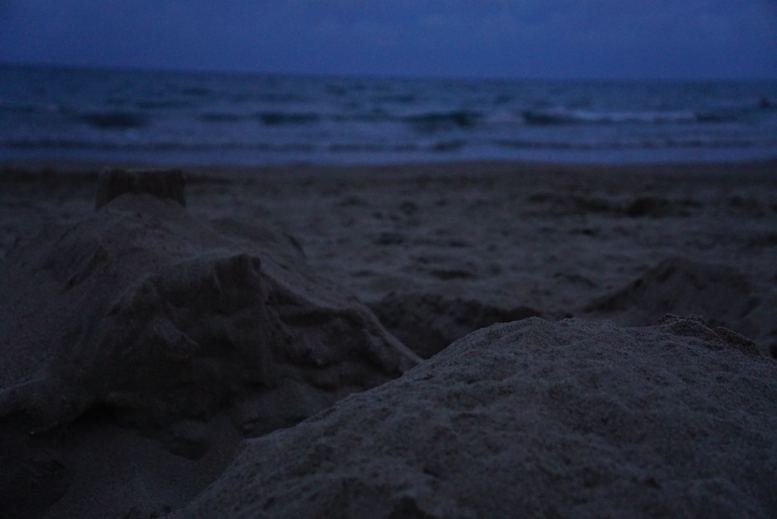
%> input picture ćwiczenia/sam_robie/LAB2/plaza1.png, 777 x 519 px
$ octave plaza_4.m   (GNU Octave 9; MATLAB toolbox functions it lacks are replaced by stand-ins)
%> lines starting %> are read from the running program, lines starting %| are printed output that depends on the picture
img_uint8 = imread('plaza1.png');
%> img_uint8 is the input picture: size 519x777x3 uint8; mean R, G, B 34.7, 42.5, 63.6
obraz = double(img_uint8);

R = obraz(:, :, 1);
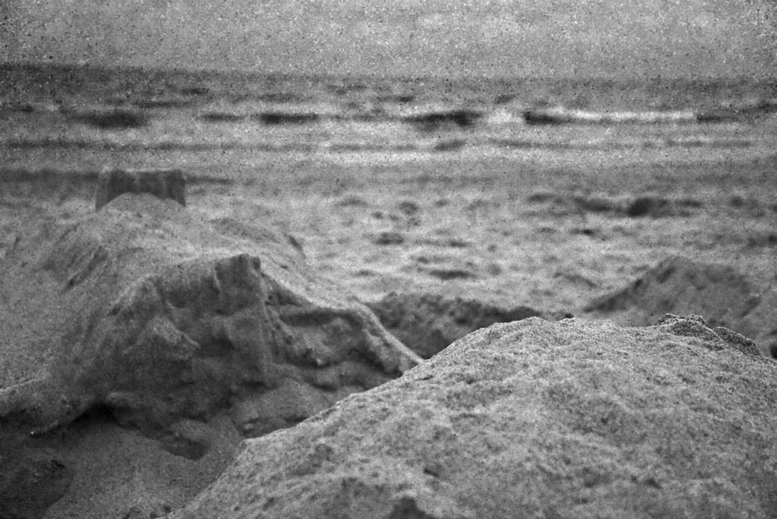
%> R: size 519x777 double; min 2, max 69, mean 34.7; drawn with min black and max white
G = obraz(:, :, 2);
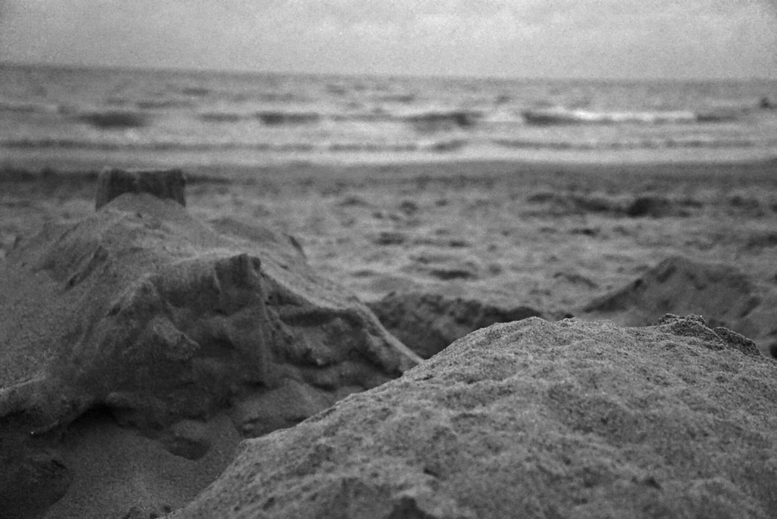
%> G: size 519x777 double; min 2, max 92, mean 42.5; drawn with min black and max white
B = obraz(:, :, 3);
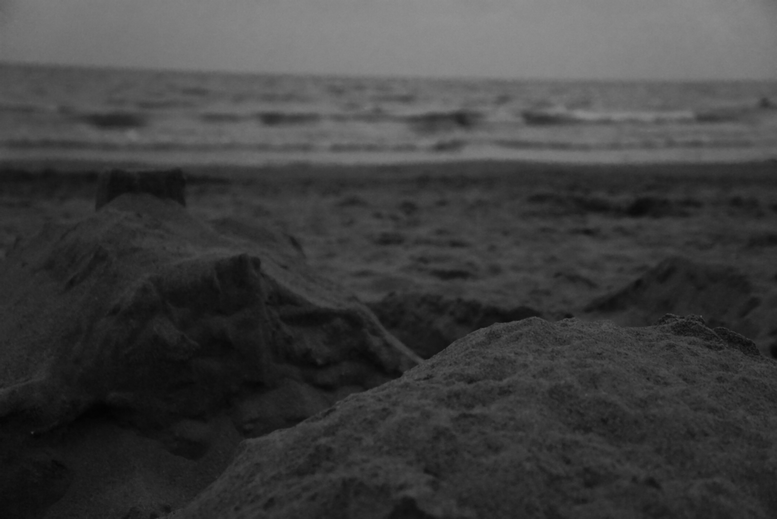
%> B: size 519x777 double; min 2, max 145, mean 63.6

we_min_R = min(R(:));
%> we_min_R = 2
we_max_R = max(R(:));
%> we_max_R = 69

we_min_G = min(G(:));
%> we_min_G = 2
we_max_G = max(G(:));
%> we_max_G = 92

we_min_B = min(B(:));
%> we_min_B = 2
we_max_B = max(B(:));
%> we_max_B = 145

zmieniony = obraz;
zmieniony(:, :, 1) = 255 * (R - we_min_R) / (we_max_R - we_min_R);
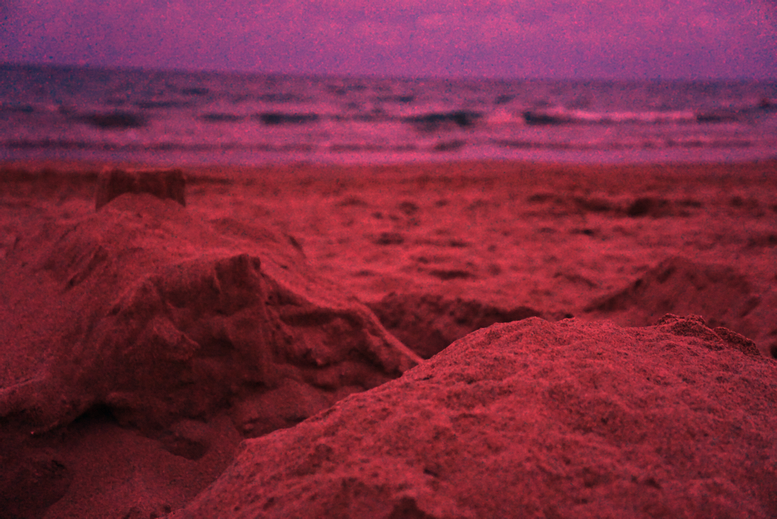
%> zmieniony: size 519x777x3 double; mean R, G, B 124.5, 42.5, 63.6
zmieniony(:, :, 2) = 255 * (G - we_min_G) / (we_max_G - we_min_G);
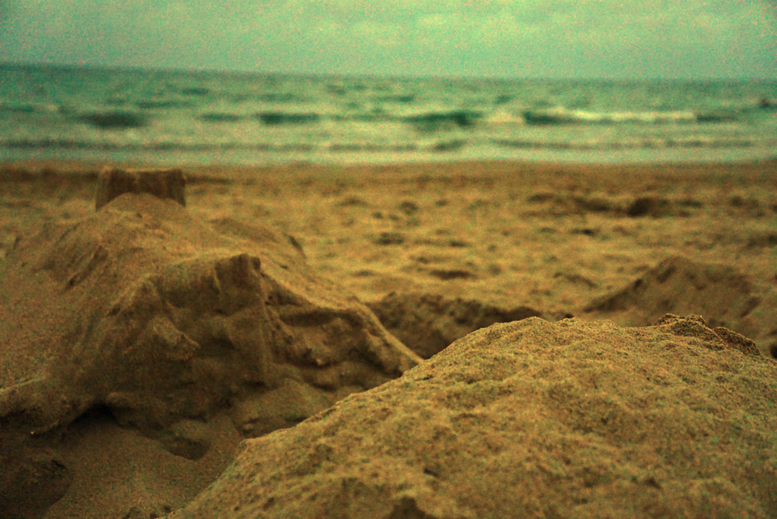
%> zmieniony: size 519x777x3 double; mean R, G, B 124.5, 114.8, 63.6
zmieniony(:, :, 3) = 255 * (B - we_min_B) / (we_max_B - we_min_B);
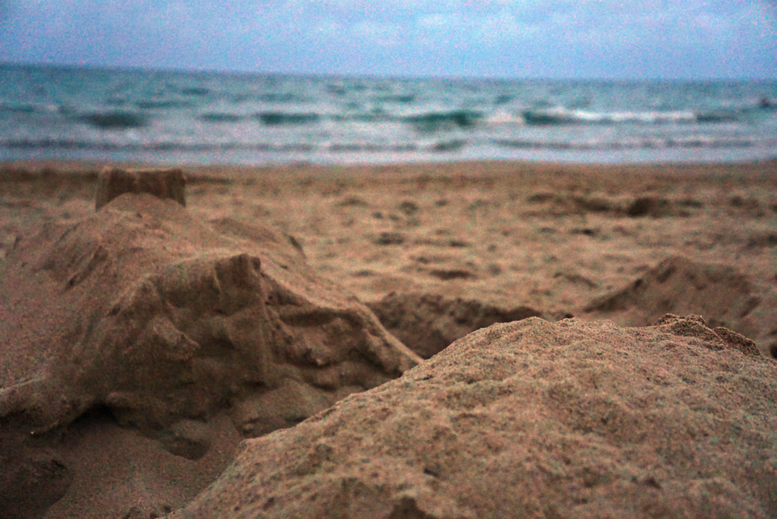
%> zmieniony: size 519x777x3 double; mean R, G, B 124.5, 114.8, 109.8


figure;
subplot(3, 2, 1);
imshow(obraz/255);
title('org');

subplot(3, 2, 2);
imshow(zmieniony/255);
title('zmieniony');

subplot(3, 2, 3);
hist(zmieniony(:, :, :)(:), 100);
title('R+G+B');

subplot(3, 2, 4);
hist(zmieniony(:, :, 1)(:), 100);
title('R');

subplot(3, 2, 5);
hist(zmieniony(:, :, 2)(:), 100);
title('B');

subplot(3, 2, 6);
hist(zmieniony(:, :, 3)(:), 100);
title('B');
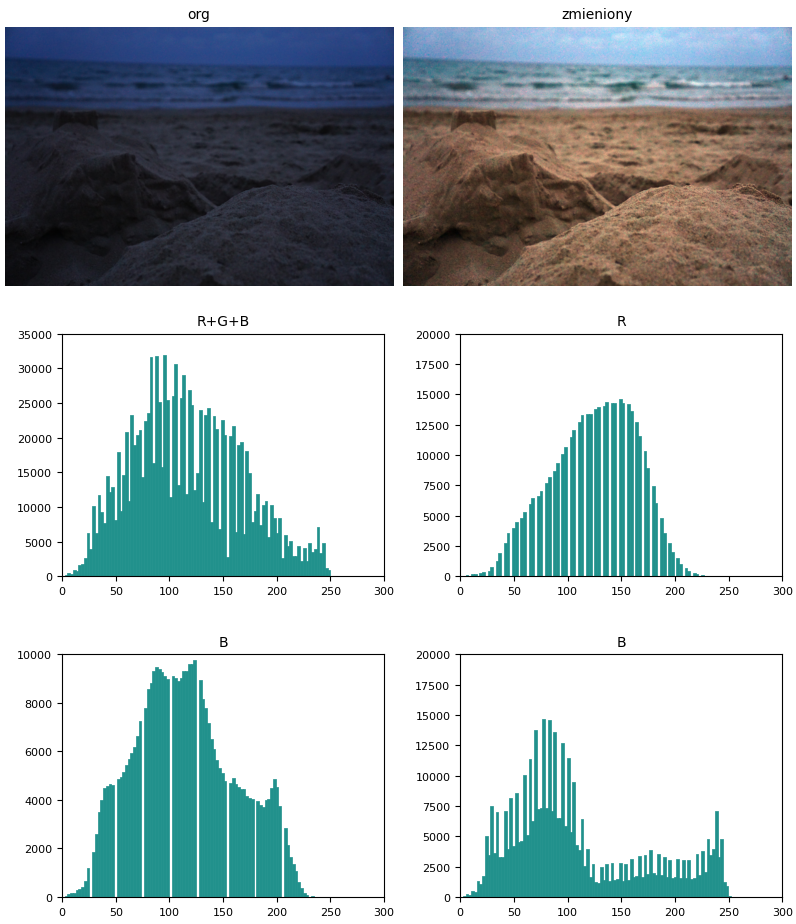
%> figure redrawn from the program's plot data, 6 panels
